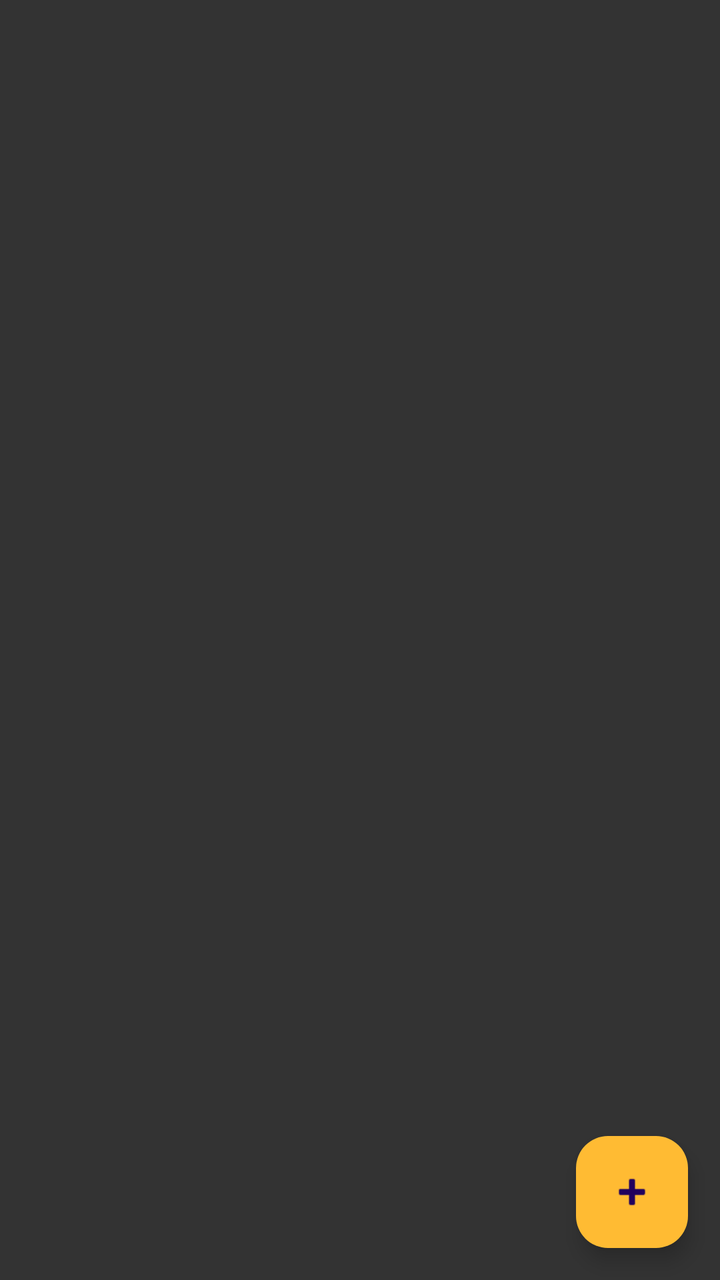
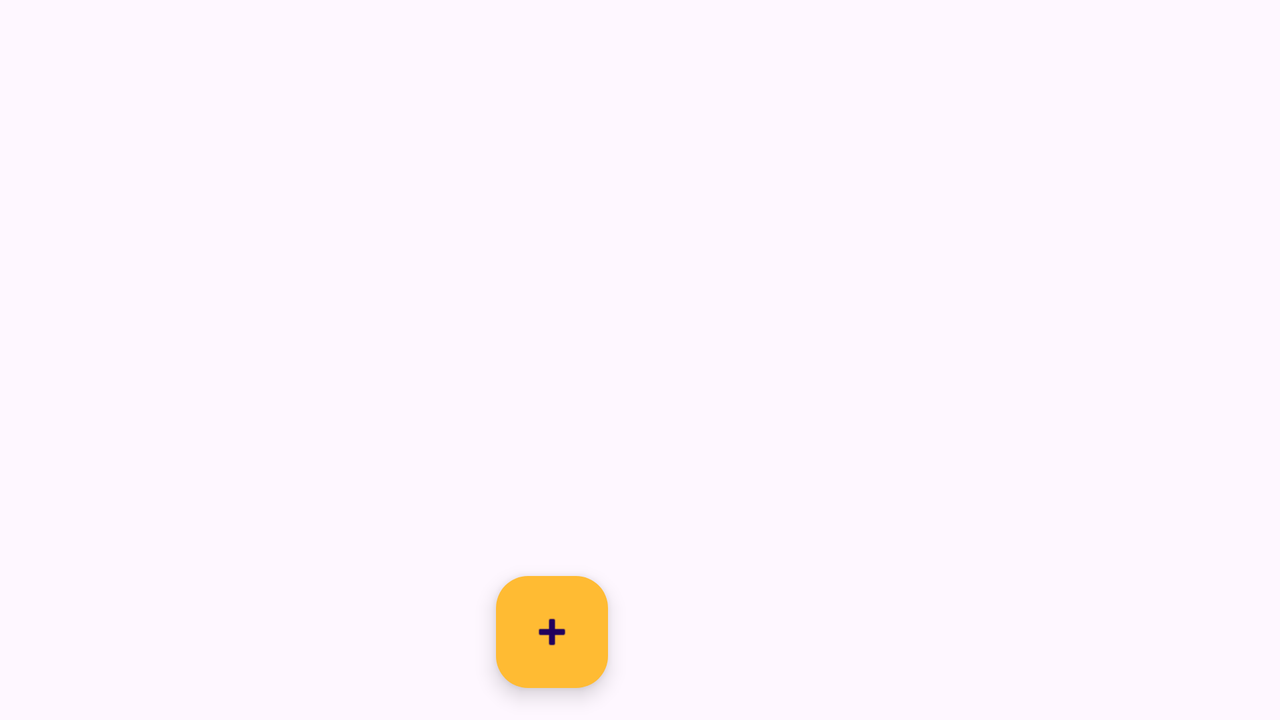

Two renders of one Android screen. The first uses the default layout on a phone; the second uses the alternative layout the repository ships for a different screen configuration, on a matching device. The two XML files are below.
<!-- AndroidManifest.xml: application theme Theme.ShopList -->
<!-- res/layout/activity_main.xml -->
<?xml version="1.0" encoding="utf-8"?>
<androidx.constraintlayout.widget.ConstraintLayout xmlns:android="http://schemas.android.com/apk/res/android"
    xmlns:app="http://schemas.android.com/apk/res-auto"
    xmlns:tools="http://schemas.android.com/tools"
    android:layout_width="match_parent"
    android:layout_height="match_parent"
    android:background="@color/dark_gray"
    tools:context=".presentation.MainActivity">

    <androidx.recyclerview.widget.RecyclerView
        android:id="@+id/rvShopItem"
        android:layout_width="match_parent"
        android:layout_height="wrap_content"
        app:layout_constraintTop_toTopOf="parent"
        app:layout_constraintStart_toStartOf="parent"
        tools:listitem="@layout/item_shop_enabled"
        tools:itemCount="4"
        app:layoutManager="androidx.recyclerview.widget.LinearLayoutManager"
        />

    <com.google.android.material.floatingactionbutton.FloatingActionButton
        android:id="@+id/btnAddItem"
        android:layout_width="wrap_content"
        android:layout_height="wrap_content"
        android:layout_margin="16dp"
        android:backgroundTint="@android:color/holo_orange_light"
        android:clickable="true"
        android:contentDescription="@string/add_new_shop_item"
        android:focusable="true"
        android:src="@android:drawable/ic_input_add"
        app:layout_constraintBottom_toBottomOf="parent"
        app:layout_constraintEnd_toEndOf="parent" />

</androidx.constraintlayout.widget.ConstraintLayout>
<!-- res/layout/item_shop_enabled.xml (included above) -->
<?xml version="1.0" encoding="utf-8"?>
<androidx.cardview.widget.CardView xmlns:android="http://schemas.android.com/apk/res/android"
    xmlns:app="http://schemas.android.com/apk/res-auto"
    xmlns:tools="http://schemas.android.com/tools"
    android:layout_width="match_parent"
    android:layout_height="wrap_content"
    android:layout_marginStart="8dp"
    android:layout_marginTop="4dp"
    android:layout_marginEnd="8dp"
    android:layout_marginBottom="4dp"
    app:cardElevation="4dp"
    app:cardCornerRadius="8dp"
    app:cardUseCompatPadding="true">

    <LinearLayout
        android:layout_width="match_parent"
        android:layout_height="wrap_content"
        android:orientation="horizontal"
        android:paddingTop ="8dp"
        android:paddingBottom ="8dp">
        <CheckBox
            style="@style/Widget.AppCompat.CompoundButton.CheckBox"
            android:layout_width="wrap_content"
            android:layout_height="wrap_content"
            android:backgroundTint="#FFC107"
            android:checked="false"
            android:clickable="false"
            app:checkedState = "unchecked" />

        <TextView
            android:id="@+id/tvItemName"
            android:layout_width="0dp"
            android:layout_height="wrap_content"
            android:layout_weight="1"
            android:textSize="18sp"
            tools:text="Кошачий корм"
            android:fontFamily="@font/font_first"
            />

        <TextView
            android:id="@+id/tvItemCount"
            android:layout_width="wrap_content"
            android:layout_height="wrap_content"
            android:layout_marginEnd="8dp"
            android:textSize="18sp"
            android:fontFamily="@font/font_first"
            tools:text="3" />

    </LinearLayout>


</androidx.cardview.widget.CardView>
<!-- resources referenced by this layout -->
<resources>
  <color name="dark_gray">#333333</color>
  <string name="add_new_shop_item">Add new shop item</string>
  <style name="Theme.ShopList" parent="Base.Theme.ShopList" />
  <style name="Base.Theme.ShopList" parent="Theme.Material3.DayNight.NoActionBar">
          
          <item name="colorPrimary">@color/black</item>
      </style>
  <color name="black">#FF000000</color>
</resources>
<!-- res/layout-land/activity_main.xml (the repository's variant of the layout above) -->
<!-- drawn on the phone turned sideways -->
<?xml version="1.0" encoding="utf-8"?>
<androidx.constraintlayout.widget.ConstraintLayout xmlns:android="http://schemas.android.com/apk/res/android"
    xmlns:app="http://schemas.android.com/apk/res-auto"
    xmlns:tools="http://schemas.android.com/tools"
    android:layout_width="match_parent"
    android:layout_height="match_parent"
    tools:context=".presentation.MainActivity">

    <androidx.recyclerview.widget.RecyclerView
        android:id="@+id/rvShopItem"
        android:layout_width="0dp"
        android:layout_height="0dp"
        app:layoutManager="androidx.recyclerview.widget.LinearLayoutManager"
        app:layout_constraintBottom_toBottomOf="parent"
        app:layout_constraintEnd_toEndOf="@id/guidelineMiddle"
        app:layout_constraintStart_toStartOf="parent"
        app:layout_constraintTop_toTopOf="parent"
        tools:itemCount="4"
        tools:listitem="@layout/item_shop_enabled"
        />

    <com.google.android.material.floatingactionbutton.FloatingActionButton
        android:id="@+id/btnAddItem"
        android:layout_width="wrap_content"
        android:layout_height="wrap_content"
        android:layout_margin="16dp"
        android:backgroundTint="@android:color/holo_orange_light"
        android:clickable="true"
        android:contentDescription="@string/add_new_shop_item"
        android:focusable="true"
        android:src="@android:drawable/ic_input_add"
        app:layout_constraintBottom_toBottomOf="parent"
        app:layout_constraintEnd_toEndOf="@+id/guidelineMiddle" />

    <androidx.constraintlayout.widget.Guideline
        android:id="@+id/guidelineMiddle"
        android:layout_width="wrap_content"
        android:layout_height="wrap_content"
        android:orientation="vertical"
        app:layout_constraintGuide_percent="0.5" />

    <androidx.fragment.app.FragmentContainerView
        android:id="@+id/shop_item_container"
        android:layout_width="0dp"
        android:layout_height="match_parent"
        app:layout_constraintStart_toStartOf="@id/guidelineMiddle"
        app:layout_constraintEnd_toEndOf="parent"
        app:layout_constraintTop_toTopOf="parent"
        app:layout_constraintBottom_toBottomOf="parent"
        />

</androidx.constraintlayout.widget.ConstraintLayout>
<!-- resources referenced by the variant -->
<!-- as the phone turned sideways resolves them -->
<resources>
  <string name="add_new_shop_item">Add new shop item</string>
  <style name="Theme.ShopList" parent="Base.Theme.ShopList" />
  <style name="Base.Theme.ShopList" parent="Theme.Material3.DayNight.NoActionBar">
          
          <item name="colorPrimary">@color/black</item>
      </style>
  <color name="black">#FF000000</color>
</resources>
